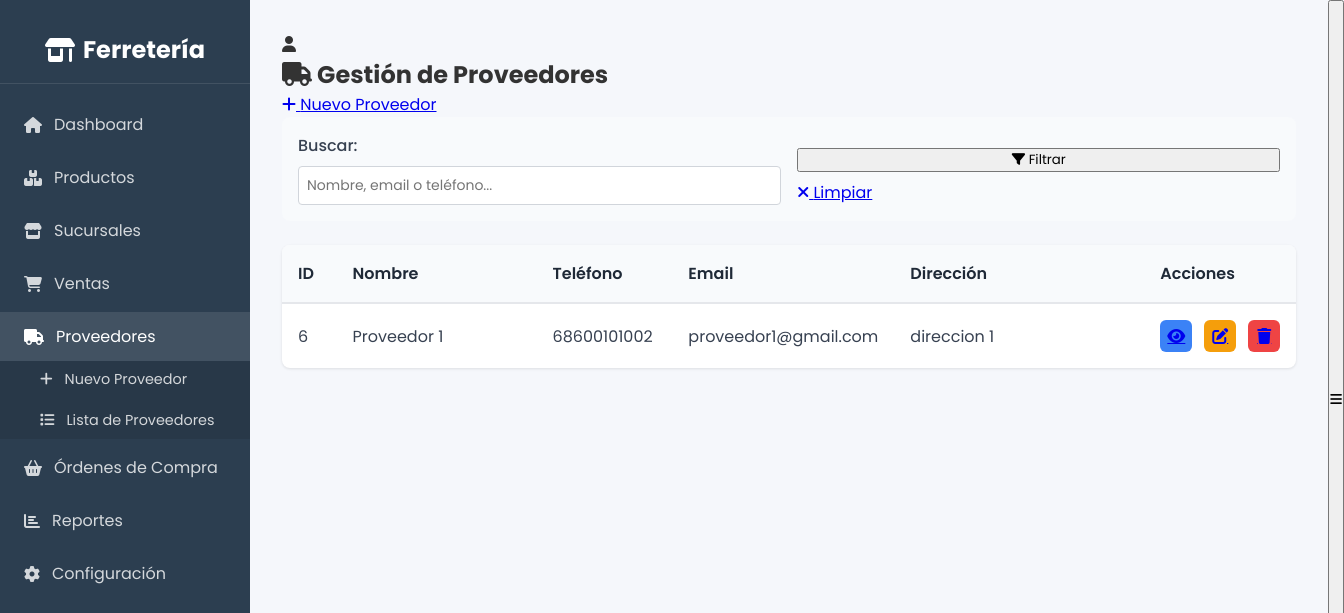
Page /consultas/proveedores.php on the committed database.
### tables this page shows
CREATE TABLE `proveedor` (
  `proveedor_id` int(11) NOT NULL,
  `nombre` varchar(100) NOT NULL,
  `telefono` varchar(20) DEFAULT NULL,
  `email` varchar(100) DEFAULT NULL,
  `direccion` varchar(200) DEFAULT NULL
);

### consultas/proveedores.php (the view, shortened to what this page needs)
<?php
require_once '../includes/db.php';
$busqueda = isset($_GET['busqueda']) ? trim($_GET['busqueda']) : '';
$where_clauses = [];
$where_sql = !empty($where_clauses) ? "WHERE " . implode(" AND ", $where_clauses) : "";
$sql = "
    SELECT
        proveedor_id,
        nombre,
        telefono,
        email,
        direccion
    FROM Proveedor
    $where_sql
    ORDER BY nombre
";
$stmt = $pdo->prepare($sql);
$stmt->execute();
$proveedores = $stmt->fetchAll(PDO::FETCH_ASSOC);
?>
<!DOCTYPE html>
<html lang="es">
<head>
    <link rel="stylesheet" href="https://cdnjs.cloudflare.com/ajax/libs/font-awesome/6.4.0/css/all.min.css">
    <link rel="stylesheet" href="../assets/css/styles.css">
</head>
<body class="dashboard-body">
    <?php include '../includes/sidebar.php'; ?>
    <div class="main-content">
        <?php include '../includes/topbar.php'; ?>
        <div class="page-content">
            <div class="header-actions">
                <h2><i class="fas fa-truck"></i> Gestión de Proveedores</h2>
                <a href="../altas/proveedor.php" class="btn-primary">
                    <i class="fas fa-plus"></i> Nuevo Proveedor
                </a>
            </div>
            <div class="filters">
                <form method="GET" action="">
                    <div class="filter-group">
                        <label for="busqueda">Buscar:</label>
                        <input type="text" id="busqueda" name="busqueda"
                               value="<?php echo htmlspecialchars($busqueda); ?>"
                               placeholder="Nombre, email o teléfono..." class="form-control">
                    </div>
                    <div class="filter-group">
                        <button type="submit" class="btn-primary">
                            <i class="fas fa-filter"></i> Filtrar
                        </button>
                        <a href="proveedores.php" class="btn btn-secondary">
                            <i class="fas fa-times"></i> Limpiar
                        </a>
                    </div>
                </form>
            </div>
            <div class="table-responsive">
                <table class="table">
                    <thead>
                        <tr>
                            <th class="column-id">ID</th>
                            <th class="column-name">Nombre</th>
                            <th class="column-contact">Teléfono</th>
                            <th class="column-email">Email</th>
                            <th class="column-address">Dirección</th>
                            <th class="column-actions">Acciones</th>
                        </tr>
                    </thead>
                    <tbody>
                        <?php foreach ($proveedores as $proveedor): ?>
                            <tr>
                                <td class="column-id">
                                    <?php echo htmlspecialchars($proveedor['proveedor_id']); ?>
                                </td>
                                <td class="column-name">
                                    <?php echo htmlspecialchars($proveedor['nombre']); ?>
                                </td>
                                <td class="column-contact">
                                    <?php echo htmlspecialchars($proveedor['telefono']); ?>
                                </td>
                                <td class="column-email">
                                    <?php echo htmlspecialchars($proveedor['email']); ?>
                                </td>
                                <td class="column-address">
                                    <?php echo htmlspecialchars($proveedor['direccion']); ?>
                                </td>
                                <td class="column-actions">
                                    <div class="provider-actions">
                                        <a href="proveedor_detalle.php?id=<?php echo $proveedor['proveedor_id']; ?>"
                                           class="btn-view" title="Ver detalles">
                                            <i class="fas fa-eye"></i>
                                        </a>
                                        <a href="../modificaciones/modificar_proveedor.php?id=<?php echo $proveedor['proveedor_id']; ?>"
                                           class="btn-edit" title="Editar proveedor">
                                            <i class="fas fa-edit"></i>
                                        </a>
                                        <a href="#" onclick="confirmarEliminacion(<?php echo $proveedor['proveedor_id']; ?>)"
                                           class="btn-delete" title="Eliminar proveedor">
                                            <i class="fas fa-trash"></i>
                                        </a>
                                    </div>
                                </td>
                            </tr>
                        <?php endforeach; ?>
                    </tbody>
                </table>
            </div>
        </div>
    </div>
</body>
</html>

### assets/css/styles.css (style rules this page uses)
:root { --primary: #4361ee; --secondary: #3f37c9; --success: #4cc9f0; --danger: #f72585; --warning: #f8961e; --info: #4895ef; --light: #f8f9fa; --dark: #212529; --sidebar-width: 250px; }
* { margin: 0; padding: 0; box-sizing: border-box; font-family: 'Poppins', sans-serif; }
body { background-color: #f5f7fb; color: #333; }
body.dashboard-body { display: flex; min-height: 100vh; overflow-x: hidden; }
.main-content { flex: 1; margin-left: var(--sidebar-width); padding: 2rem; min-height: 100vh; background: #f5f7fb; transition: margin-left 0.3s ease; }

### consultas/proveedores.php (style rules this page uses)
.filters { background: #f8fafc; padding: 1rem; border-radius: 8px; margin-bottom: 1.5rem; }
.filters form { display: grid; grid-template-columns: repeat(auto-fit, minmax(200px, 1fr)); gap: 1rem; align-items: end; }
.filter-group { display: flex; flex-direction: column; gap: 0.5rem; }
.filter-group label { font-weight: 500; color: #374151; }
.filter-group input { padding: 0.5rem; border: 1px solid #d1d5db; border-radius: 4px; font-size: 0.875rem; }
.table-responsive { background: white; border-radius: 8px; box-shadow: 0 1px 3px rgba(0, 0, 0, 0.1); margin-top: 1rem; overflow: hidden; }
.table { width: 100%; border-collapse: separate; border-spacing: 0; }
.table thead { background: #f8fafc; }
.table th { padding: 1rem; font-weight: 600; text-align: left; color: #1f2937; border-bottom: 2px solid #e5e7eb; white-space: nowrap; }
.table td { padding: 1rem; color: #374151; border-bottom: 1px solid #f3f4f6; vertical-align: middle; }
.table tbody tr:last-child td { border-bottom: none; }
.column-id { width: 80px; }
.column-name { min-width: 200px; }
.column-contact { width: 150px; }
.column-email { width: 200px; }
.column-address { min-width: 250px; }
.column-actions { width: 120px; }
.provider-actions { display: flex; gap: 0.75rem; justify-content: flex-start; }
.provider-actions a { width: 32px; height: 32px; display: flex; align-items: center; justify-content: center; border-radius: 6px; transition: transform 0.15s ease; }
.btn-view { background-color: #3b82f6; }
.btn-edit { background-color: #f59e0b; }
.btn-delete { background-color: #ef4444; }

### rows in the picture
proveedor: proveedor_id "6", nombre "Proveedor 1", telefono "68600101002", email "proveedor1@gmail.com", direccion "direccion 1"
